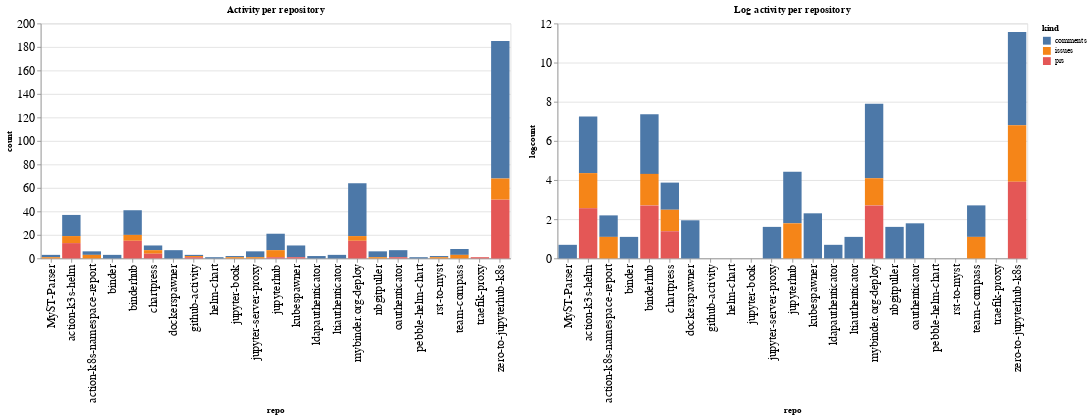

Notebook source saved alongside this figure:
### Code cell
ch1 = alt.Chart(repo_summaries, width=600, title="Activity per repository").mark_bar().encode(
    x='repo',
    y='count',
    color='kind',
    tooltip="kind"
)

ch2 = alt.Chart(repo_summaries, width=600, title="Log activity per repository").mark_bar().encode(
    x='repo',
    y='logcount',
    color='kind',
    tooltip="kind"
)

ch1 | ch2

### Figure 1 — Vega-Lite specification as saved in the notebook (floating-point values rounded to 4 significant figures)
{"config": {"axisLeft": {"labelFontSize": 15}, "axisBottom": {"labelFontSize": 15}}, "hconcat": [{"mark": "bar", "encoding": {"color": {"type": "nominal", "field": "kind"}, "tooltip": {"type": "nominal", "field": "kind"}, "x": {"type": "nominal", "field": "repo"}, "y": {"type": "quantitative", "field": "count"}}, "title": "Activity per repository", "width": 600}, {"mark": "bar", "encoding": {"color": {"type": "nominal", "field": "kind"}, "tooltip": {"type": "nominal", "field": "kind"}, "x": {"type": "nominal", "field": "repo"}, "y": {"type": "quantitative", "field": "logcount"}}, "title": "Log activity per repository", "width": 600}], "data": {"name": "data-086750479de778eb927d36803ac3b5d5"}, "$schema": "https://vega.github.io/schema/vega-lite/v4.8.1.json", "datasets": {"data-086750479de778eb927d36803ac3b5d5": [{"repo": "MyST-Parser", "kind": "comments", "count": 2, "logcount": 0.6931}, {"repo": "MyST-Parser", "kind": "issues", "count": 1, "logcount": 0.0}, {"repo": "action-k3s-helm", "kind": "comments", "count": 18, "logcount": 2.89}, {"repo": "action-k3s-helm", "kind": "issues", "count": 6, "logcount": 1.792}, {"repo": "action-k3s-helm", "kind": "prs", "count": 13, "logcount": 2.565}, {"repo": "action-k8s-namespace-report", "kind": "comments", "count": 3, "logcount": 1.099}, {"repo": "action-k8s-namespace-report", "kind": "issues", "count": 3, "logcount": 1.099}, {"repo": "binder", "kind": "comments", "count": 3, "logcount": 1.099}, {"repo": "binderhub", "kind": "comments", "count": 21, "logcount": 3.045}, {"repo": "binderhub", "kind": "issues", "count": 5, "logcount": 1.609}, {"repo": "binderhub", "kind": "prs", "count": 15, "logcount": 2.708}, {"repo": "chartpress", "kind": "comments", "count": 4, "logcount": 1.386}, {"repo": "chartpress", "kind": "issues", "count": 3, "logcount": 1.099}, {"repo": "chartpress", "kind": "prs", "count": 4, "logcount": 1.386}, {"repo": "dockerspawner", "kind": "comments", "count": 7, "logcount": 1.946}, {"repo": "github-activity", "kind": "comments", "count": 1, "logcount": 0.0}, {"repo": "github-activity", "kind": "issues", "count": 1, "logcount": 0.0}, {"repo": "github-activity", "kind": "prs", "count": 1, "logcount": 0.0}, {"repo": "helm-chart", "kind": "comments", "count": 1, "logcount": 0.0}, {"repo": "jupyter-book", "kind": "comments", "count": 1, "logcount": 0.0}, {"repo": "jupyter-book", "kind": "issues", "count": 1, "logcount": 0.0}, {"repo": "jupyter-server-proxy", "kind": "comments", "count": 5, "logcount": 1.609}, {"repo": "jupyter-server-proxy", "kind": "issues", "count": 1, "logcount": 0.0}, {"repo": "jupyterhub", "kind": "comments", "count": 14, "logcount": 2.639}, {"repo": "jupyterhub", "kind": "issues", "count": 6, "logcount": 1.792}, {"repo": "jupyterhub", "kind": "prs", "count": 1, "logcount": 0.0}, {"repo": "kubespawner", "kind": "comments", "count": 10, "logcount": 2.303}, {"repo": "kubespawner", "kind": "prs", "count": 1, "logcount": 0.0}, {"repo": "ldapauthenticator", "kind": "comments", "count": 2, "logcount": 0.6931}, {"repo": "ltiauthenticator", "kind": "comments", "count": 3, "logcount": 1.099}, {"repo": "mybinder.org-deploy", "kind": "comments", "count": 45, "logcount": 3.807}, {"repo": "mybinder.org-deploy", "kind": "issues", "count": 4, "logcount": 1.386}, {"repo": "mybinder.org-deploy", "kind": "prs", "count": 15, "logcount": 2.708}, {"repo": "nbgitpuller", "kind": "comments", "count": 5, "logcount": 1.609}, {"repo": "nbgitpuller", "kind": "issues", "count": 1, "logcount": 0.0}, {"repo": "oauthenticator", "kind": "comments", "count": 6, "logcount": 1.792}, {"repo": "oauthenticator", "kind": "prs", "count": 1, "logcount": 0.0}, {"repo": "pebble-helm-chart", "kind": "comments", "count": 1, "logcount": 0.0}, {"repo": "rst-to-myst", "kind": "comments", "count": 1, "logcount": 0.0}, {"repo": "rst-to-myst", "kind": "issues", "count": 1, "logcount": 0.0}, {"repo": "team-compass", "kind": "comments", "count": 5, "logcount": 1.609}, {"repo": "team-compass", "kind": "issues", "count": 3, "logcount": 1.099}, {"repo": "traefik-proxy", "kind": "prs", "count": 1, "logcount": 0.0}, {"repo": "zero-to-jupyterhub-k8s", "kind": "comments", "count": 117, "logcount": 4.762}, {"repo": "zero-to-jupyterhub-k8s", "kind": "issues", "count": 18, "logcount": 2.89}, {"repo": "zero-to-jupyterhub-k8s", "kind": "prs", "count": 50, "logcount": 3.912}]}}
